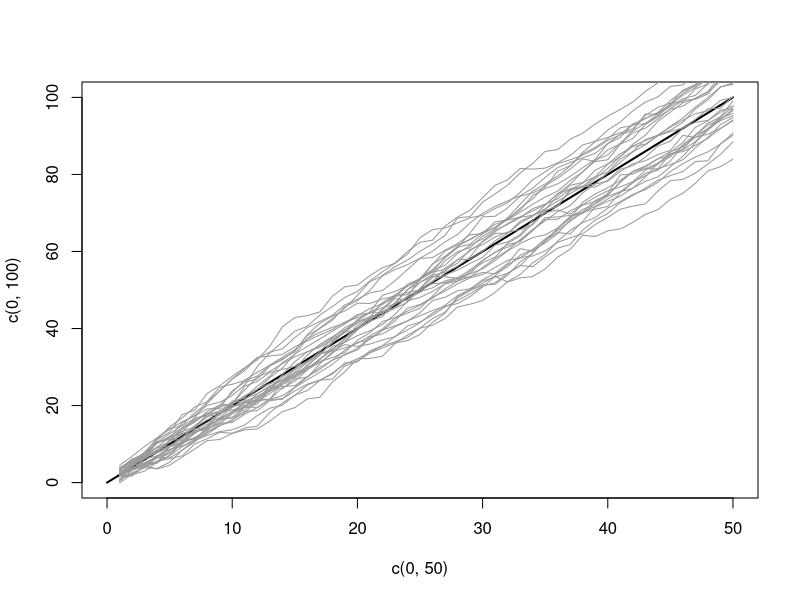

R code for this plot:
# Initialize Random Number Generator
set.seed(348546)
# initial empty graph with expected value
plot(c(0,50),c(0,100),type="l",lwd=2)

# loop over draws:
for(r in 1:30) {
  # i.i.d. standard normal shock
  e <- rnorm(50)
  # Random walk as cumulative sum of shocks
  y <- ts(cumsum(2+e))
  # Add line to graph
  lines(y, col=gray(.6))
}
